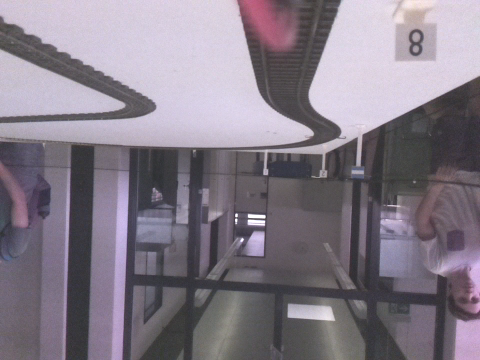
#> input picture Informatiker/Jupyter-Testskripts/images/rundensignale/2019-05-02 09%3A53%3A08.436.png, 480 x 360 px, found by its file name
$ jupyter execute detect_StartSignal.ipynb   (older library calls are emulated)
#> lines starting #> are read from the running program, lines starting #| are printed output that depends on the picture; after the words box and inside, x2 and y2 are one past the last pixel; in counts of white or black regions, pixels touching at a corner belong together
[cell 1]
import numpy as np
import cv2
import matplotlib.pyplot as plt

img = cv2.imread('images/rundensignale/2019-05-02 09%3A53%3A08.436.png')
#> img is the input picture: shape (360, 480, 3); mean B, G, R 135.2, 123.5, 131.9
#img = img[100:300,80:400]
#img = img[100:200,400:500]
img_rgb = cv2.cvtColor(img, cv2.COLOR_BGR2RGB)
hsv = cv2.cvtColor(img, cv2.COLOR_BGR2HSV)
#> hsv: shape (360, 480, 3); mean H, S, V 132, 25.9, 136.9
hsv_h,hsv_s,hsv_v = cv2.split(hsv)
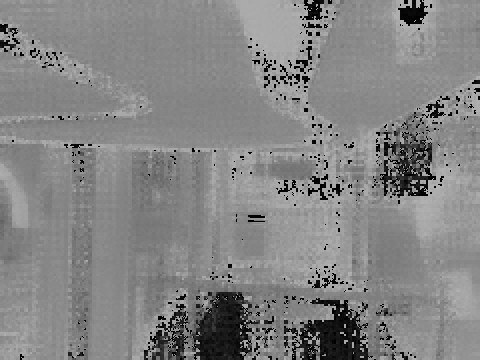
#> hsv_h: shape (360, 480); min 0, max 179, mean 132
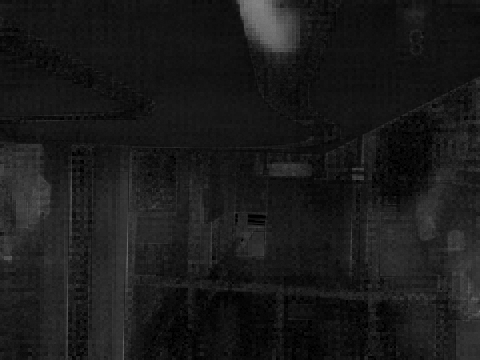
#> hsv_s: shape (360, 480); min 0, max 132, mean 25.9
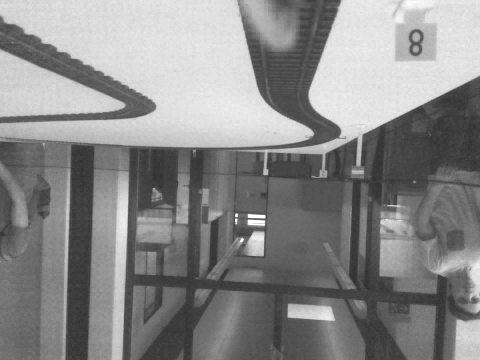
#> hsv_v: shape (360, 480); min 49, max 255, mean 136.9
plt.imshow(img_rgb)

[cell 2]
height, width = hsv_v.shape
#> height = 360; width = 480

imgTopHat = np.zeros((height, width, 1), np.uint8)
imgBlackHat = np.zeros((height, width, 1), np.uint8)

structuringElement = cv2.getStructuringElement(cv2.MORPH_RECT, (3, 3))

imgTopHat = cv2.morphologyEx(hsv_v, cv2.MORPH_TOPHAT, structuringElement)
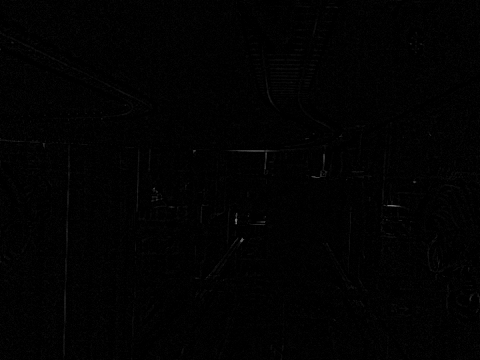
#> imgTopHat: shape (360, 480); min 0, max 117, mean 1.9
imgBlackHat = cv2.morphologyEx(hsv_v, cv2.MORPH_BLACKHAT, structuringElement)

imgGrayscalePlusTopHat = cv2.add(hsv_v, imgTopHat)
imgGrayscalePlusTopHatMinusBlackHat = cv2.subtract(imgGrayscalePlusTopHat, imgBlackHat)

imgMaxContrast = imgGrayscalePlusTopHatMinusBlackHat
hsv = np.dstack([hsv_h, hsv_s, imgMaxContrast])
#> hsv: shape (360, 480, 3); mean H, S, V 132, 25.9, 136.9
plt.subplot(1,2,1)
plt.imshow(imgMaxContrast, cmap='gray')
plt.subplot(1,2,2)
plt.imshow(hsv)

[cell 3]
# simple threshold in HSV
blue_lower = np.array([90,80,0],np.uint8)
blue_upper = np.array([140,255,255],np.uint8)

thresh = cv2.inRange(hsv, blue_lower, blue_upper)
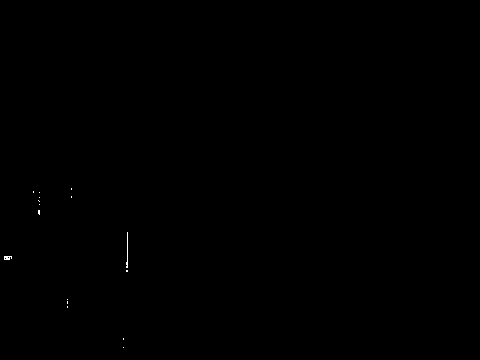
#> thresh: shape (360, 480); 0.06% white in thin lines or dots, all inside (x1, y1, x2, y2) = (4, 188, 128, 348)

plt.subplot(1, 2, 1)
plt.imshow(img_rgb)
plt.subplot(1, 2, 2)
plt.imshow(thresh)

[cell 4]
struct = cv2.getStructuringElement(cv2.MORPH_RECT,(3,3))
image_open = cv2.morphologyEx(thresh,cv2.MORPH_CLOSE,struct)
plt.imshow(image_open)

[cell 5]
# After finding edges we have to find contours
# Contour is a curve of points with no gaps in the curve
# It will help us to find location of shapes

# cv2.RETR_EXTERNAL is passed to find the outermost contours (because we want to outline the shapes)
# cv2.CHAIN_APPROX_SIMPLE is removing redundant points along a line
(_, cnts, _) = cv2.findContours(image_open, cv2.RETR_EXTERNAL, cv2.CHAIN_APPROX_SIMPLE)
#> cnts = 12 contours, all with area under 20


'''
We are going to use contour approximation method to find vertices of
geometric shapes. The alogrithm  is also known as Ramer Douglas Peucker alogrithm.
In OpenCV it is implemented in cv2.approxPolyDP method.abs
detectShape() function below takes a contour as parameter and
then returns its shape
 '''


def detectShape(cnt):
    shape = 'unknown'
    # calculate perimeter using
    peri = cv2.arcLength(c, True)
    # apply contour approximation and store the result in vertices
    vertices = cv2.approxPolyDP(c, 0.1 * peri, True)

    # If the shape it triangle, it will have 3 vertices
    if len(vertices) == 3:
        shape = 'triangle'

    # if the shape has 4 vertices, it is either a square or
    # a rectangle
    elif len(vertices) == 4:
        # using the boundingRect method calculate the width and height
        # of enclosing rectange and then calculte aspect ratio

        x, y, width, height = cv2.boundingRect(vertices)
        aspectRatio = float(width) / height

        # a square will have an aspect ratio that is approximately
        # equal to one, otherwise, the shape is a rectangle
        if aspectRatio >= 0.95 and aspectRatio <= 1.05:
            shape = "square"
        else:
            shape = "rectangle"

    # if the shape is a pentagon, it will have 5 vertices
    elif len(vertices) == 5:
        shape = "pentagon"

    # otherwise, we assume the shape is a circle
    else:
        shape = "circle"

    # return the name of the shape
    return shape


# Now we will loop over every contour
# call detectShape() for it and
# write the name of shape in the center of image

# loop over the contours
for c in cnts:
    # compute the moment of contour
    M = cv2.moments(c)
    if(M['m00']!=0.0):
        # From moment we can calculte area, centroid etc
        # The center or centroid can be calculated as follows
        cX = int(M['m10'] / M['m00'])
        cY = int(M['m01'] / M['m00'])

        if(M['m00']>5):
            cv2.drawContours(img, [c], -1, (255, 0, 0), 1)
            print('Area: ', M['m00'])
            print('Zenter x: ', cX)

        # Write the name of shape on the center of shapes
        #cv2.putText(ausschnitt_big, shape, (cX, cY), cv2.FONT_HERSHEY_SIMPLEX, 0.5, (255, 0, 0), 2)

        # show the output image
        plt.imshow(img)
#> this loop made 12 passes
#> (c, cX, cY) on pass 6: ([[38, 210], [38, 213], [39, 214], [39, 210]], 38, 211)
#> (cX, cY) on passes 4 to 5: (7, 257), (126, 266)
#| Area:  19.5
#| Zenter x:  7
#| Area:  9.5
#| Zenter x:  126
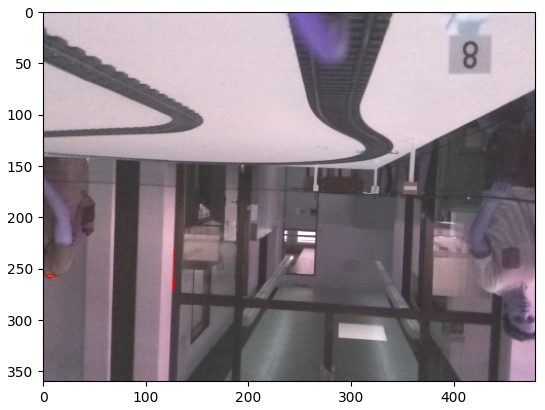
#> figure drawn by matplotlib, 1 panel; B, G, R data is drawn as R, G, B

$ run again, with Informatiker/Jupyter-Testskripts/images/rundensignale/2019-05-02 09%3A52%3A40.233.png copied over Informatiker/Jupyter-Testskripts/images/rundensignale/2019-05-02 09%3A53%3A08.436.png
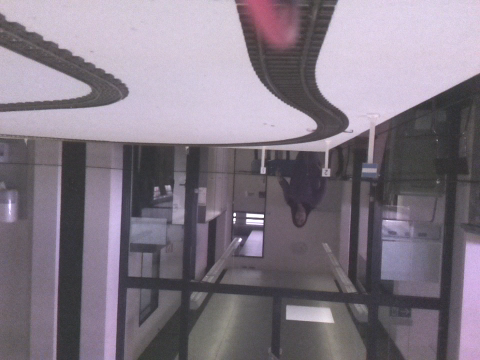
#> input picture Informatiker/Jupyter-Testskripts/images/rundensignale/2019-05-02 09%3A52%3A40.233.png, 480 x 360 px, found by its file name
#> img is the input picture: shape (360, 480, 3); mean B, G, R 133, 121, 130.3
#> `hsv_h,hsv_s,hsv_v = cv2.split(hsv)`:
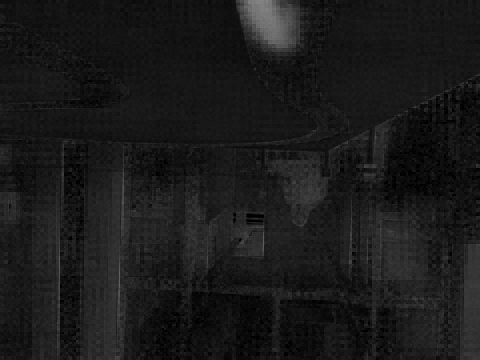
#> hsv_s: shape (360, 480); min 0, max 135, mean 26
#> `hsv_h,hsv_s,hsv_v = cv2.split(hsv)`:
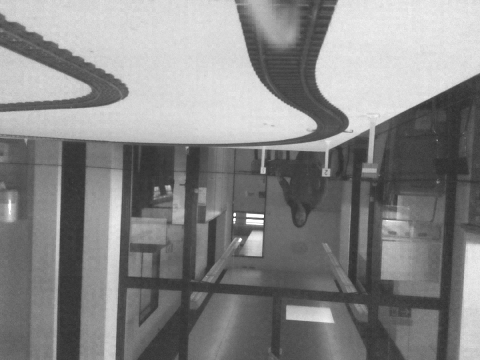
#> hsv_v: shape (360, 480); min 45, max 255, mean 134.5
#> thresh: shape (360, 480); 0.04% white in thin lines or dots, all inside (x1, y1, x2, y2) = (59, 180, 264, 296)
#> cnts = 8 contours, all with area under 20
#> the loop `for c in cnts:` made 8 passes
#> (c, cX, cY) on pass 6: ([[122, 202], [122, 203], [123, 203]], 122, 202)

$ run again, with Informatiker/Jupyter-Testskripts/images/rundensignale/2019-05-02 09%3A52%3A40.740.png copied over Informatiker/Jupyter-Testskripts/images/rundensignale/2019-05-02 09%3A53%3A08.436.png
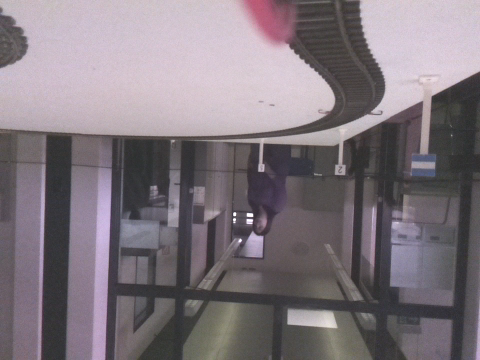
#> input picture Informatiker/Jupyter-Testskripts/images/rundensignale/2019-05-02 09%3A52%3A40.740.png, 480 x 360 px, found by its file name
#> img is the input picture: shape (360, 480, 3); mean B, G, R 125, 118.2, 127.4
#> `hsv_h,hsv_s,hsv_v = cv2.split(hsv)`:
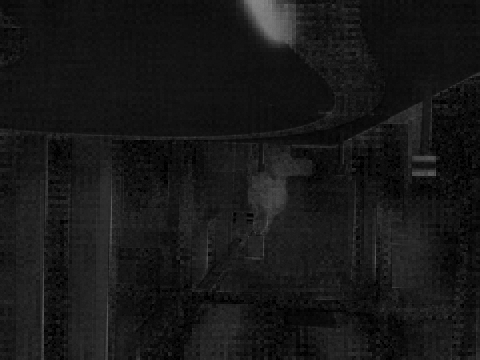
#> hsv_s: shape (360, 480); min 0, max 134, mean 23.1
#> thresh: shape (360, 480); 0.04% white in thin lines or dots, all inside (x1, y1, x2, y2) = (111, 156, 436, 236)
#> cnts = 5 contours, 4 with area under 20; largest, box (x1, y1, x2, y2) and area: (428, 172, 436, 176) 21
#> the loop `for c in cnts:` made 5 passes
#> (c, cX, cY) on pass 3: ([[428, 172], [428, 175], [435, 175], [435, 172]], 431, 173)
#> (printed output is left out)
#> `[cell 5] # After finding edges we have to find contours # Contour is a..`:
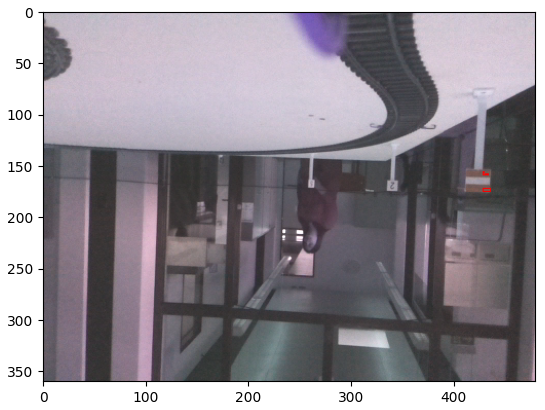
#> figure drawn by matplotlib, 1 panel; B, G, R data is drawn as R, G, B

$ run again, with Informatiker/Jupyter-Testskripts/images/rundensignale/2019-05-02 09%3A52%3A41.095.png copied over Informatiker/Jupyter-Testskripts/images/rundensignale/2019-05-02 09%3A53%3A08.436.png
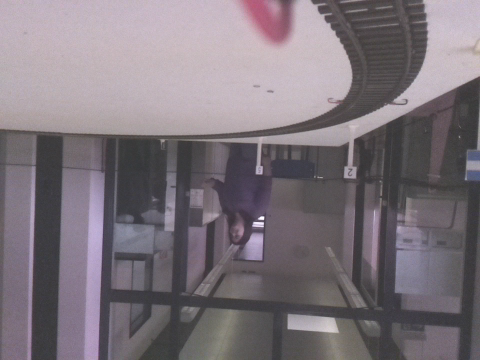
#> input picture Informatiker/Jupyter-Testskripts/images/rundensignale/2019-05-02 09%3A52%3A41.095.png, 480 x 360 px, found by its file name
#> img is the input picture: shape (360, 480, 3); mean B, G, R 122.6, 115.6, 124.3
#> `hsv_h,hsv_s,hsv_v = cv2.split(hsv)`:
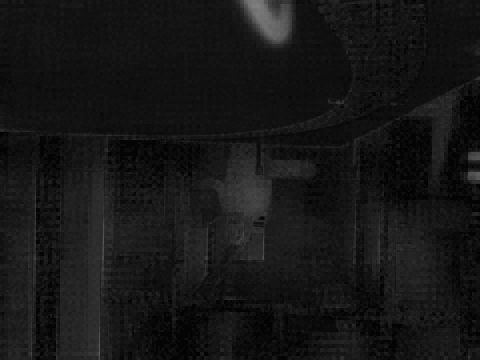
#> hsv_s: shape (360, 480); min 1, max 130, mean 21.8
#> thresh: shape (360, 480); 0.06% white; 9 white regions (8 under 20 px), largest, box (x1, y1, x2, y2) and area: (469, 172, 480, 180) 52
#> image_open: shape (360, 480); 0.06% white; 7 white regions (5 under 20 px)
#> cnts = 7 contours, 6 with area under 20; largest, box (x1, y1, x2, y2) and area: (469, 172, 480, 180) 41
#> the loop `for c in cnts:` made 7 passes
#> (cX, cY) on passes 6 to 7: (475, 174), (476, 157)
#> (printed output is left out)
#> `[cell 5] # After finding edges we have to find contours # Contour is a..`:
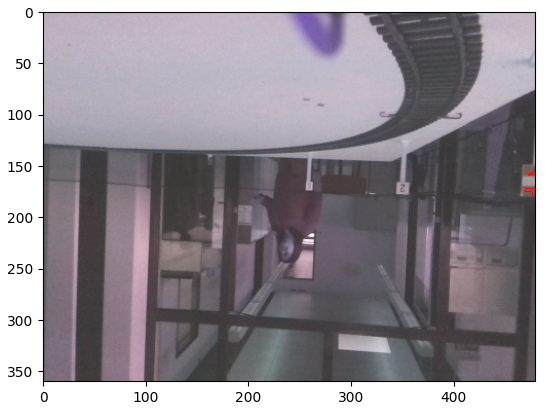
#> figure drawn by matplotlib, 1 panel; B, G, R data is drawn as R, G, B
